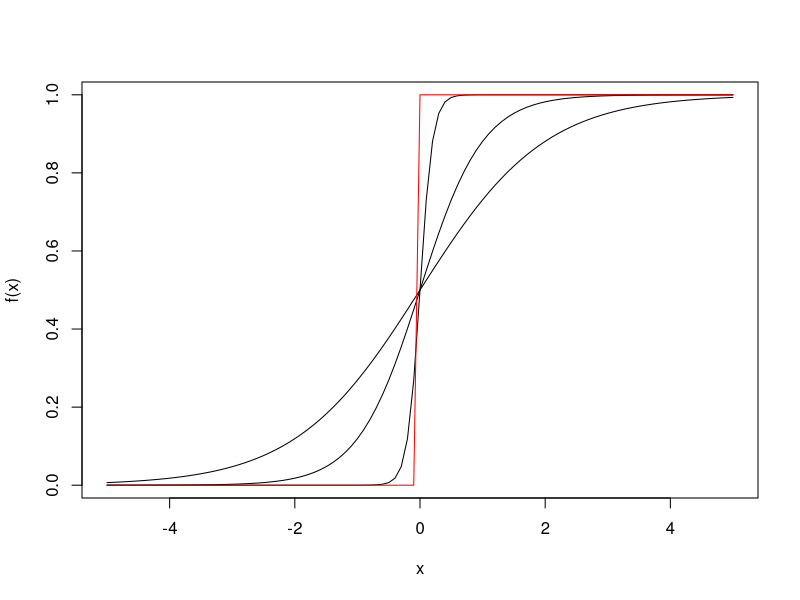
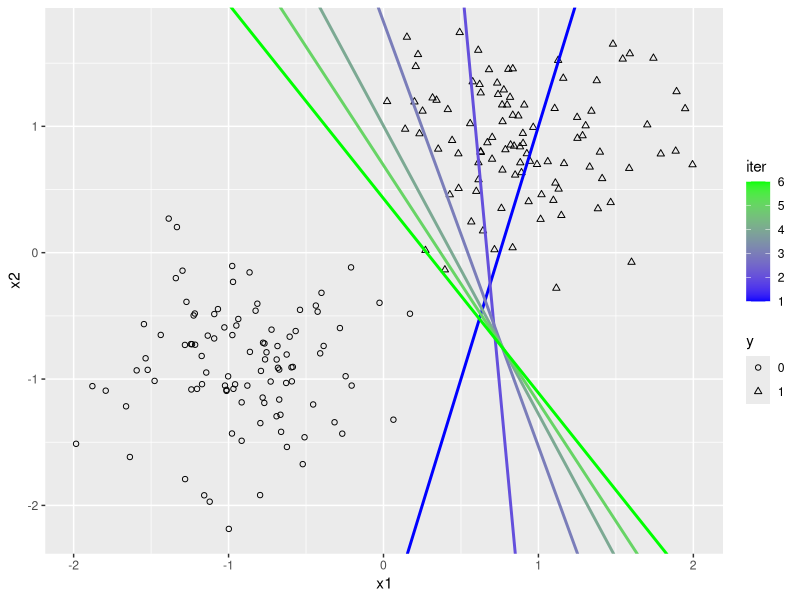
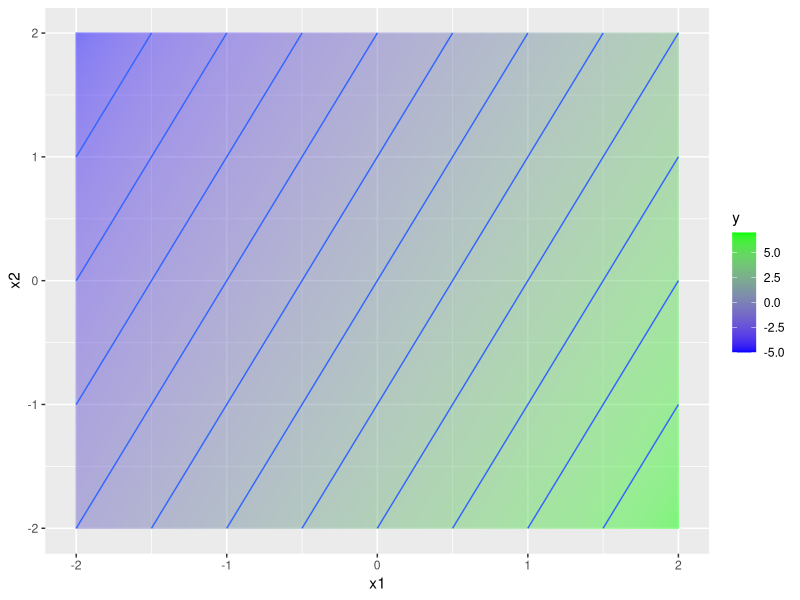
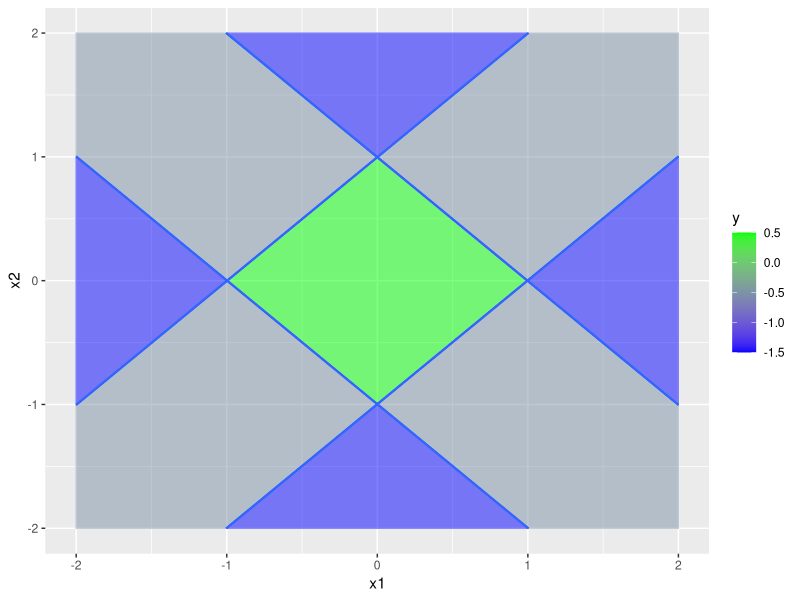

The R script that drew these images, in order:
## ---- chunk 1
knitr::opts_chunk$set(cache=TRUE)
## ---- chunk 2
plot(function(x) 1/(1 + exp(-x)), xlim=c(-5,5), ylab="f(x)")
plot(function(x) 1/(1 + exp(-2*x)), xlim=c(-5,5), add=TRUE)
plot(function(x) 1/(1 + exp(-10*x)), xlim=c(-5,5), add=TRUE)
plot(function(x) ifelse(x >= 0, 1, 0), xlim=c(-5,5), col="red", add=TRUE)
## ---- chunk 3
set.seed(1)
n <- 100
x1 <- c(rnorm(n),rnorm(n,4))
x2 <- c(rnorm(n),rnorm(n,4))
x1 <- scale(x1)
x2 <- scale(x2)
y <- rep(0:1,each=n)
dat <- data.frame(y=factor(y),x1,x2)
## ---- chunk 4
w <- c(-4,1)
b <- 3
w.mat <- matrix(nrow=6,ncol=2)
b.vec <- numeric(6)
lambda <- 0.01
for (i in 1:6) {
  w.mat[i,] <- w
  b.vec[i] <- b
  y.hat <- ifelse(cbind(x1,x2) %*% w + b >= 0, 1, 0)
  for (j in 1:2) {
    w[j] <- w[j] + lambda * sum((y.hat - y) * x1)
  }
  b <- b + lambda * sum(y.hat - y)
}
w.mat[i,] <- w
b.vec[i] <- b
dat2 <- data.frame(b=b.vec, w1=w.mat[,1], w2=w.mat[,2], iter=1:6)
## ---- chunk 5
library(ggplot2)
ggplot(dat, aes(x1,x2,shape=y)) + geom_point() +
  scale_shape_discrete(solid=FALSE) +
  geom_abline(data=dat2, aes(intercept=-b/w2, slope=-w1/w2, color=iter), size=1) +
  scale_color_continuous(low="blue",high="green")
## ---- chunk 6
s <- seq(from=-2,to=2,length=400)
grid <- expand.grid(x1=s,x2=s)
grid$y <- with(grid, x1 * 2 + x2 * -1 + 1)
ggplot(grid, aes(x1,x2,z=y,fill=y)) +
  geom_raster(alpha=.5) +
  scale_fill_continuous(low="blue",high="green") +
  geom_contour()
## ---- chunk 7
s <- seq(from=-2,to=2,length=400)
grid <- expand.grid(x1=s,x2=s)
grid$h1 <- with(grid, ifelse(1*x1 + 1*x2 + 1 >= 0, 1, 0))
grid$h2 <- with(grid, ifelse(1*x1 - 1*x2 + 1 >= 0, 1, 0))
grid$h3 <- with(grid, ifelse(-1*x1 + 1*x2 + 1 >= 0, 1, 0))
grid$h4 <- with(grid, ifelse(-1*x1 - 1*x2 + 1 >= 0, 1, 0))
grid$y <- with(grid, 1*h1 + 1*h2 + 1*h3 + 1*h4 - 3.5)
ggplot(grid, aes(x1,x2,z=y,fill=y)) +
  geom_raster(alpha=.5) +
  scale_fill_continuous(low="blue",high="green") +
  geom_contour()
